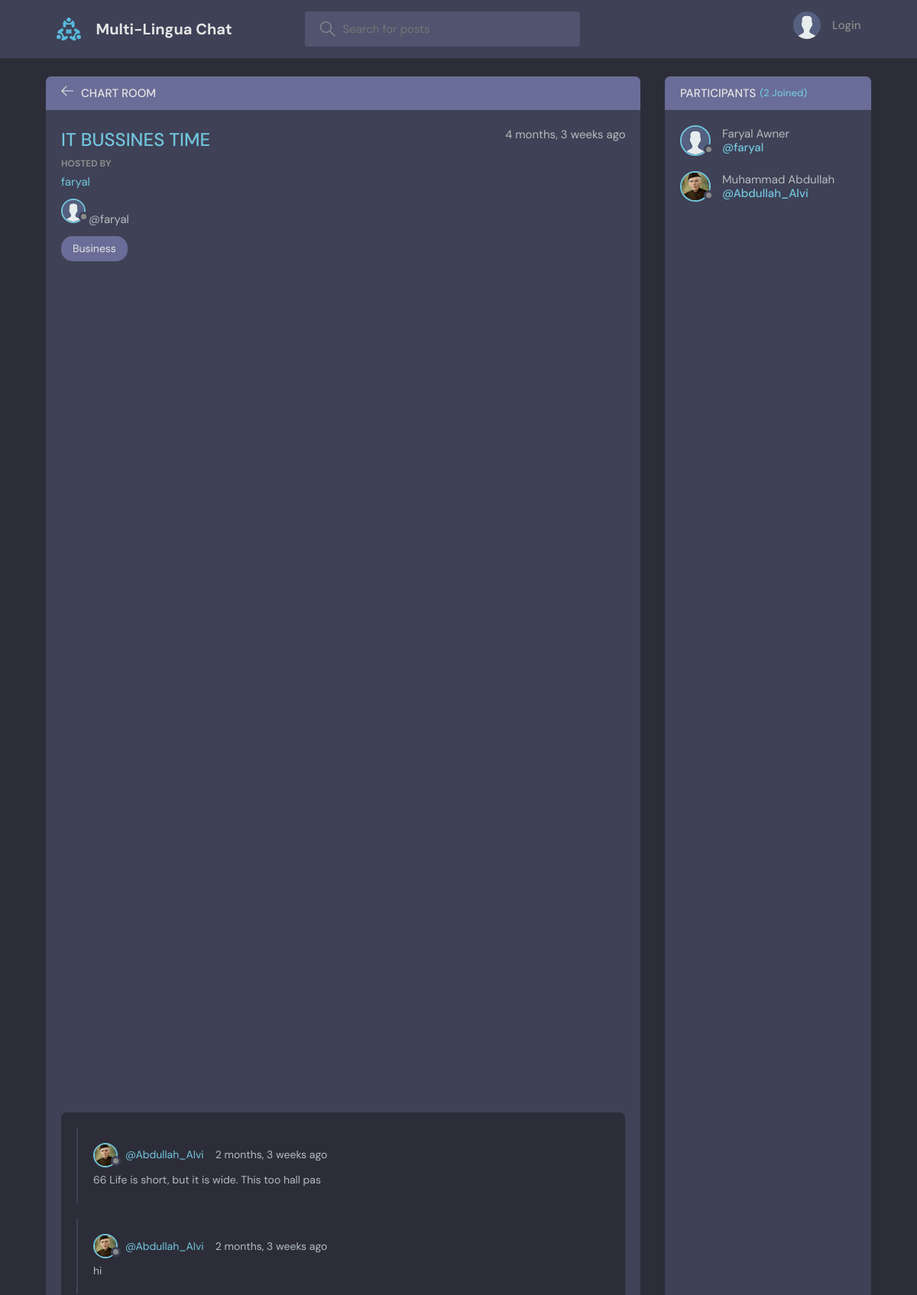
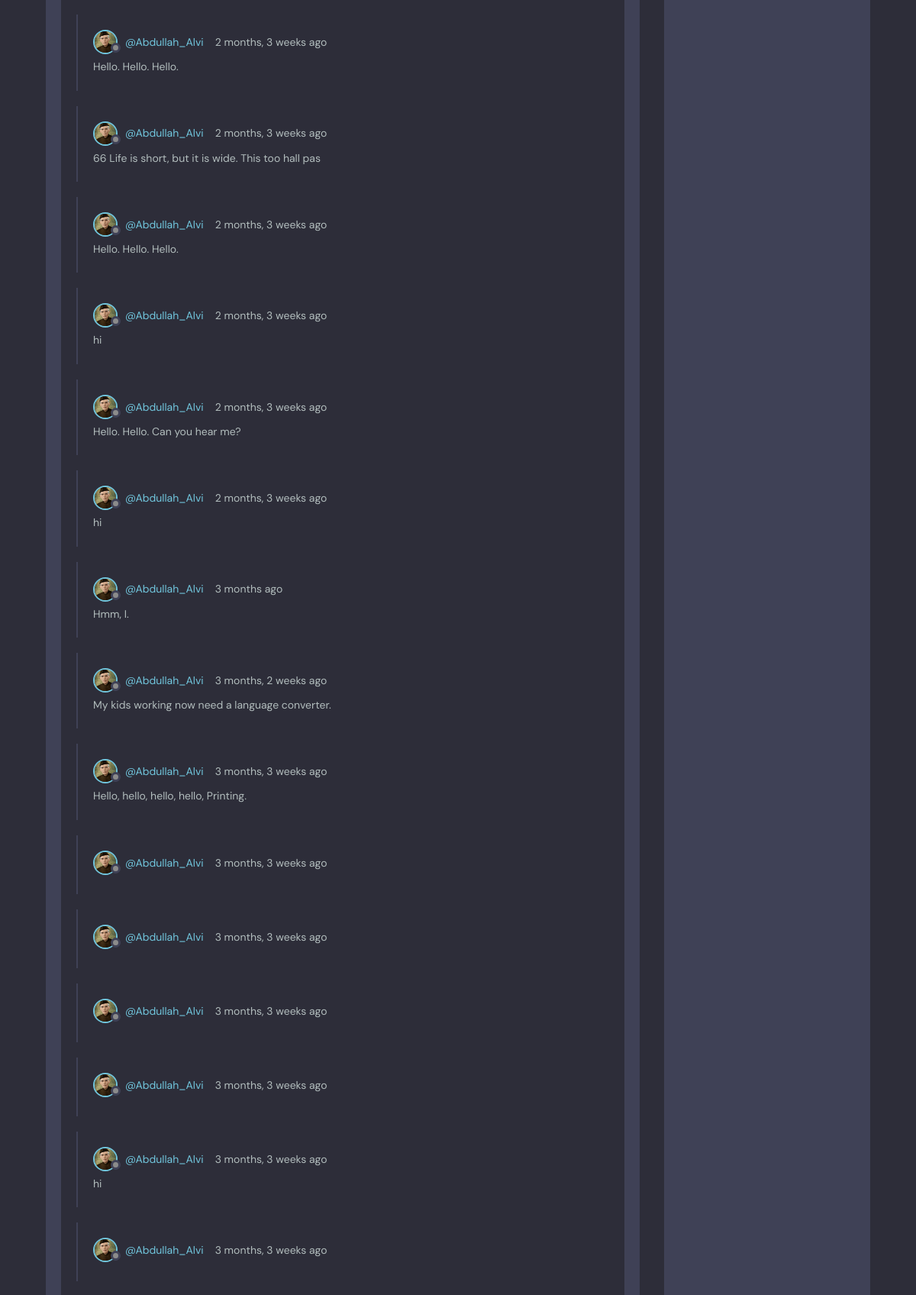
The page /room/23/ (upper part) on the database its author committed (2 pictures, top to bottom).
### base/models.py (models this page shows, shortened)
class Room(models.Model):
    host = models.ForeignKey(User, on_delete=models.SET_NULL, null=True)
    topic = models.ForeignKey(Topic, on_delete=models.SET_NULL, null=True)
    name = models.CharField(max_length=200)
    description = models.TextField(null=True, blank=True)
    participants = models.ManyToManyField(
        User, related_name='participants', blank=True)
    updated = models.DateTimeField(auto_now=True)
    created = models.DateTimeField(auto_now_add=True)
    class Meta:
        ordering = ['-updated', '-created']

class User(AbstractUser):
    name = models.CharField(max_length=200, null=True)
    email = models.EmailField(unique=True, null=True)
    bio = models.TextField(null=True)
    avatar = models.ImageField(null=True, default="avatar.svg")
    objects = CustomUserManager()
    USERNAME_FIELD = 'email'
    REQUIRED_FIELDS = []

class Topic(models.Model):
    name = models.CharField(max_length=200)
    def __str__(self):
        return self.name

class Message(models.Model):
    user = models.ForeignKey(User, on_delete=models.CASCADE)
    room = models.ForeignKey(Room, on_delete=models.CASCADE)
    body = models.TextField()
    updated = models.DateTimeField(auto_now=True)
    created = models.DateTimeField(auto_now_add=True)
    class Meta:
        ordering = ['-updated', '-created']

### base/views.py (the view, shortened to what this page needs)
# urls.py: path('room/<str:pk>/', views.room, name="room"),
def room(request, pk):
    room = Room.objects.get(id=pk)
    room_messages = room.message_set.all()
    participants = room.participants.all()
    form = ImageUploadForm()  # Create an instance of the ImageUploadForm for rendering the form
    context = {'room': room, 'room_messages': room_messages, 'participants': participants, 'form': form}
    return render(request, 'base/room.html', context)

### base/forms.py
class ImageUploadForm(forms.Form):
    image = forms.ImageField()

### base/templates/base/room.html (shortened to what this page needs)
{% extends 'main.html' %}
{% block content %}
<main class="profile-page layout layout--2">
  <div class="container">
    <div class="room">
      <div class="room__top">
        <div class="room__topLeft">
          <a href="{% url 'home' %}">
            <svg version="1.1" xmlns="http://www.w3.org/2000/svg" width="32" height="32" viewBox="0 0 32 32">
              <title>arrow-left</title>
              <path
                d="M13.723 2.286l-13.723 13.714 13.719 13.714 1.616-1.611-10.96-10.96h27.625v-2.286h-27.625l10.965-10.965-1.616-1.607z">
              </path>
            </svg>
          </a>
          <h3>Chart Room</h3>
        </div>
      </div>
      <div class="room__box scroll">
        <div class="room__header scroll">
          <div class="room__info">
            <h3>{{room.name}}</h3>
            <span>{{room.created|timesince}} ago</span>
          </div>
          <div class="room__hosted">
            <p>Hosted By</p>
            {% if room.host %}
              <a href="{% url 'user-profile' room.host.id %}" class="room__author">
              {{ room.host.username }}
              </a>
            {% endif %}
              <div class="avatar avatar--small">
                <img src="{{room.host.avatar.url}}" />
              </div>
              <span>@{{room.host.username}}</span>
          </div>
          <span class="room__topics">{{room.topic}}</span>
        </div>
        <div class="room__conversation">
          <div class="threads scroll">
            {% for message in room_messages %}
            <div class="thread">
              <div class="thread__top">
                <div class="thread__author">
                  <a href="{% url 'user-profile' message.user.id %}" class="thread__authorInfo">
                    <div class="avatar avatar--small">
                      <img src="{{message.user.avatar.url}}" />
                    </div>
                    <span>@{{message.user.username}}</span>
                  </a>
                  <span class="thread__date">{{message.created|timesince}} ago</span>
                </div>
              </div>
              <div class="thread__details">
                {{message.body}}
              </div>
            </div>
            {% endfor %}
          </div>
        </div>
      </div>
    </div>
    <div class="participants">
      <h3 class="participants__top">Participants <span>({{participants.count}} Joined)</span></h3>
      <div class="participants__list scroll">
        {% for user in participants %}
        <a href="{%  url 'user-profile' user.id %}" class="participant">
          <div class="avatar avatar--medium">
            <img src="{{user.avatar.url}}" />
          </div>
          <p>
            {{user.name}}
            <span>@{{user.username}}</span>
          </p>
        </a>
        {% endfor %}
      </div>
    </div>
  </div>
</main>
{% endblock content %}

### rows shown on the page
Room: name "IT BUSSINES TIME", created "4 months, 3 weeks", host.username "faryal", host.avatar (placeholder picture), topic "Business"
Message: user.avatar (picture), user.username "Abdullah_Alvi", created "2 months, 3 weeks", body "66 Life is short, but it is wide. This too hall pas"
Message: user.avatar (picture), user.username "Abdullah_Alvi", created "2 months, 3 weeks", body "hi"
Message: user.avatar (picture), user.username "Abdullah_Alvi", created "2 months, 3 weeks", body "Hello. Hello. Hello."
Message: user.avatar (picture), user.username "Abdullah_Alvi", created "2 months, 3 weeks", body "66 Life is short, but it is wide. This too hall pas"
Message: user.avatar (picture), user.username "Abdullah_Alvi", created "2 months, 3 weeks", body "Hello. Hello. Hello."
Message: user.avatar (picture), user.username "Abdullah_Alvi", created "2 months, 3 weeks", body "hi"
Message: user.avatar (picture), user.username "Abdullah_Alvi", created "2 months, 3 weeks", body "Hello. Hello. Can you hear me?"
Message: user.avatar (picture), user.username "Abdullah_Alvi", created "2 months, 3 weeks", body "hi"
Message: user.avatar (picture), user.username "Abdullah_Alvi", created "3 months", body "Hmm, I."
Message: user.avatar (picture), user.username "Abdullah_Alvi", created "3 months, 2 weeks", body "My kids working now need a language converter."
Message: user.avatar (picture), user.username "Abdullah_Alvi", created "3 months, 3 weeks", body "Hello, hello, hello, hello, Printing."
Message: user.avatar (picture), user.username "Abdullah_Alvi", created "3 months, 3 weeks"
Message: user.avatar (picture), user.username "Abdullah_Alvi", created "3 months, 3 weeks"
Message: user.avatar (picture), user.username "Abdullah_Alvi", created "3 months, 3 weeks"
Message: user.avatar (picture), user.username "Abdullah_Alvi", created "3 months, 3 weeks"
Message: user.avatar (picture), user.username "Abdullah_Alvi", created "3 months, 3 weeks", body "hi"
Message: user.avatar (picture), user.username "Abdullah_Alvi", created "3 months, 3 weeks"
User: avatar (placeholder picture), name "Faryal Awner", username "faryal"
User: avatar (picture), name "Muhammad Abdullah", username "Abdullah_Alvi"

### other values the page prints
{{ participants.count }} "2"
